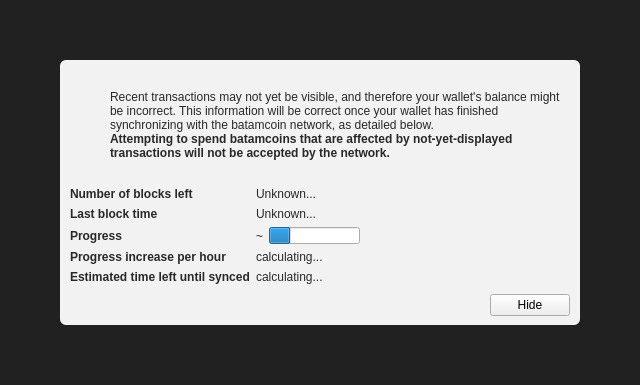
<?xml version="1.0" encoding="UTF-8"?>
<ui version="4.0">
 <class>ModalOverlay</class>
 <widget class="ModalOverlay" name="ModalOverlay">
  <property name="geometry">
   <rect>
    <x>0</x>
    <y>0</y>
    <width>640</width>
    <height>385</height>
   </rect>
  </property>
  <property name="windowTitle">
   <string>Form</string>
  </property>
  <layout class="QVBoxLayout" name="verticalLayout" stretch="0">
   <property name="sizeConstraint">
    <enum>QLayout::SetDefaultConstraint</enum>
   </property>
   <property name="leftMargin">
    <number>0</number>
   </property>
   <property name="topMargin">
    <number>0</number>
   </property>
   <property name="rightMargin">
    <number>0</number>
   </property>
   <property name="bottomMargin">
    <number>0</number>
   </property>
   <item>
    <widget class="QWidget" name="bgWidget" native="true">
     <property name="styleSheet">
      <string notr="true">#bgWidget { background: rgba(0,0,0,220); }</string>
     </property>
     <layout class="QVBoxLayout" name="verticalLayoutMain" stretch="1">
      <property name="leftMargin">
       <number>60</number>
      </property>
      <property name="topMargin">
       <number>60</number>
      </property>
      <property name="rightMargin">
       <number>60</number>
      </property>
      <property name="bottomMargin">
       <number>60</number>
      </property>
      <item>
       <widget class="QWidget" name="contentWidget" native="true">
        <property name="styleSheet">
         <string notr="true">#contentWidget { background: rgba(255,255,255,240); border-radius: 6px; }

QLabel { color: rgb(40,40,40);  }</string>
        </property>
        <layout class="QVBoxLayout" name="verticalLayoutSub" stretch="1,0,0,0">
         <property name="spacing">
          <number>0</number>
         </property>
         <property name="leftMargin">
          <number>10</number>
         </property>
         <property name="topMargin">
          <number>10</number>
         </property>
         <property name="rightMargin">
          <number>10</number>
         </property>
         <property name="bottomMargin">
          <number>10</number>
         </property>
         <item>
          <layout class="QHBoxLayout" name="horizontalLayoutIconText" stretch="0,1">
           <property name="topMargin">
            <number>20</number>
           </property>
           <item>
            <layout class="QVBoxLayout" name="verticalLayoutIcon">
             <property name="leftMargin">
              <number>0</number>
             </property>
             <item>
              <widget class="QPushButton" name="warningIcon">
               <property name="enabled">
                <bool>false</bool>
               </property>
               <property name="text">
                <string/>
               </property>
               <property name="icon">
                <iconset>
                 <normaloff>:/icons/warning</normaloff>
                 <disabledoff>:/icons/warning</disabledoff>:/icons/warning</iconset>
               </property>
               <property name="iconSize">
                <size>
                 <width>48</width>
                 <height>48</height>
                </size>
               </property>
               <property name="flat">
                <bool>true</bool>
               </property>
              </widget>
             </item>
             <item>
              <spacer name="verticalSpacerWarningIcon">
               <property name="orientation">
                <enum>Qt::Vertical</enum>
               </property>
               <property name="sizeHint" stdset="0">
                <size>
                 <width>20</width>
                 <height>40</height>
                </size>
               </property>
              </spacer>
             </item>
            </layout>
           </item>
           <item>
            <layout class="QVBoxLayout" name="verticalLayoutInfoText">
             <property name="leftMargin">
              <number>0</number>
             </property>
             <property name="topMargin">
              <number>0</number>
             </property>
             <item>
              <widget class="QLabel" name="infoText">
               <property name="text">
                <string>Recent transactions may not yet be visible, and therefore your wallet's balance might be incorrect. This information will be correct once your wallet has finished synchronizing with the batamcoin network, as detailed below.</string>
               </property>
               <property name="textFormat">
                <enum>Qt::RichText</enum>
               </property>
               <property name="wordWrap">
                <bool>true</bool>
               </property>
              </widget>
             </item>
             <item>
              <widget class="QLabel" name="infoTextStrong">
               <property name="font">
                <font>
                 <weight>75</weight>
                 <bold>true</bold>
                </font>
               </property>
               <property name="text">
                <string>Attempting to spend batamcoins that are affected by not-yet-displayed transactions will not be accepted by the network.</string>
               </property>
               <property name="textFormat">
                <enum>Qt::RichText</enum>
               </property>
               <property name="wordWrap">
                <bool>true</bool>
               </property>
              </widget>
             </item>
             <item>
              <spacer name="verticalSpacerInTextSpace">
               <property name="orientation">
                <enum>Qt::Vertical</enum>
               </property>
               <property name="sizeHint" stdset="0">
                <size>
                 <width>20</width>
                 <height>40</height>
                </size>
               </property>
              </spacer>
             </item>
            </layout>
           </item>
          </layout>
         </item>
         <item>
          <spacer name="verticalSpacerAfterText">
           <property name="orientation">
            <enum>Qt::Vertical</enum>
           </property>
           <property name="sizeHint" stdset="0">
            <size>
             <width>20</width>
             <height>40</height>
            </size>
           </property>
          </spacer>
         </item>
         <item>
          <layout class="QFormLayout" name="formLayout">
           <property name="fieldGrowthPolicy">
            <enum>QFormLayout::FieldsStayAtSizeHint</enum>
           </property>
           <property name="horizontalSpacing">
            <number>6</number>
           </property>
           <property name="verticalSpacing">
            <number>6</number>
           </property>
           <property name="topMargin">
            <number>10</number>
           </property>
           <item row="0" column="0">
            <widget class="QLabel" name="labelNumberOfBlocksLeft">
             <property name="font">
              <font>
               <weight>75</weight>
               <bold>true</bold>
              </font>
             </property>
             <property name="text">
              <string>Number of blocks left</string>
             </property>
            </widget>
           </item>
           <item row="0" column="1">
            <widget class="QLabel" name="numberOfBlocksLeft">
             <property name="text">
              <string>Unknown...</string>
             </property>
            </widget>
           </item>
           <item row="1" column="0">
            <widget class="QLabel" name="labelLastBlockTime">
             <property name="font">
              <font>
               <weight>75</weight>
               <bold>true</bold>
              </font>
             </property>
             <property name="text">
              <string>Last block time</string>
             </property>
            </widget>
           </item>
           <item row="1" column="1">
            <widget class="QLabel" name="newestBlockDate">
             <property name="sizePolicy">
              <sizepolicy hsizetype="Maximum" vsizetype="Preferred">
               <horstretch>0</horstretch>
               <verstretch>0</verstretch>
              </sizepolicy>
             </property>
             <property name="text">
              <string>Unknown...</string>
             </property>
            </widget>
           </item>
           <item row="2" column="0">
            <widget class="QLabel" name="labelSyncDone">
             <property name="font">
              <font>
               <weight>75</weight>
               <bold>true</bold>
              </font>
             </property>
             <property name="text">
              <string>Progress</string>
             </property>
            </widget>
           </item>
           <item row="2" column="1">
            <layout class="QHBoxLayout" name="horizontalLayoutSync" stretch="0,1">
             <item>
              <widget class="QLabel" name="percentageProgress">
               <property name="text">
                <string notr="true">~</string>
               </property>
              </widget>
             </item>
             <item>
              <widget class="QProgressBar" name="progressBar">
               <property name="value">
                <number>24</number>
               </property>
               <property name="format">
                <string/>
               </property>
              </widget>
             </item>
            </layout>
           </item>
           <item row="4" column="0">
            <widget class="QLabel" name="labelProgressIncrease">
             <property name="font">
              <font>
               <weight>75</weight>
               <bold>true</bold>
              </font>
             </property>
             <property name="text">
              <string>Progress increase per hour</string>
             </property>
            </widget>
           </item>
           <item row="4" column="1">
            <widget class="QLabel" name="progressIncreasePerH">
             <property name="text">
              <string>calculating...</string>
             </property>
            </widget>
           </item>
           <item row="5" column="0">
            <widget class="QLabel" name="labelEstimatedTimeLeft">
             <property name="font">
              <font>
               <weight>75</weight>
               <bold>true</bold>
              </font>
             </property>
             <property name="text">
              <string>Estimated time left until synced</string>
             </property>
            </widget>
           </item>
           <item row="5" column="1">
            <widget class="QLabel" name="expectedTimeLeft">
             <property name="text">
              <string>calculating...</string>
             </property>
            </widget>
           </item>
          </layout>
         </item>
         <item>
          <layout class="QHBoxLayout" name="horizontalLayoutButtons">
           <property name="leftMargin">
            <number>10</number>
           </property>
           <property name="topMargin">
            <number>10</number>
           </property>
           <item>
            <spacer name="horizontalSpacer">
             <property name="orientation">
              <enum>Qt::Horizontal</enum>
             </property>
             <property name="sizeHint" stdset="0">
              <size>
               <width>40</width>
               <height>20</height>
              </size>
             </property>
            </spacer>
           </item>
           <item>
            <widget class="QPushButton" name="closeButton">
             <property name="text">
              <string>Hide</string>
             </property>
            </widget>
           </item>
          </layout>
         </item>
        </layout>
       </widget>
      </item>
     </layout>
    </widget>
   </item>
  </layout>
 </widget>
 <customwidgets>
  <customwidget>
   <class>ModalOverlay</class>
   <extends>QWidget</extends>
   <header>modaloverlay.h</header>
   <container>1</container>
  </customwidget>
 </customwidgets>
 <resources/>
 <connections/>
</ui>
